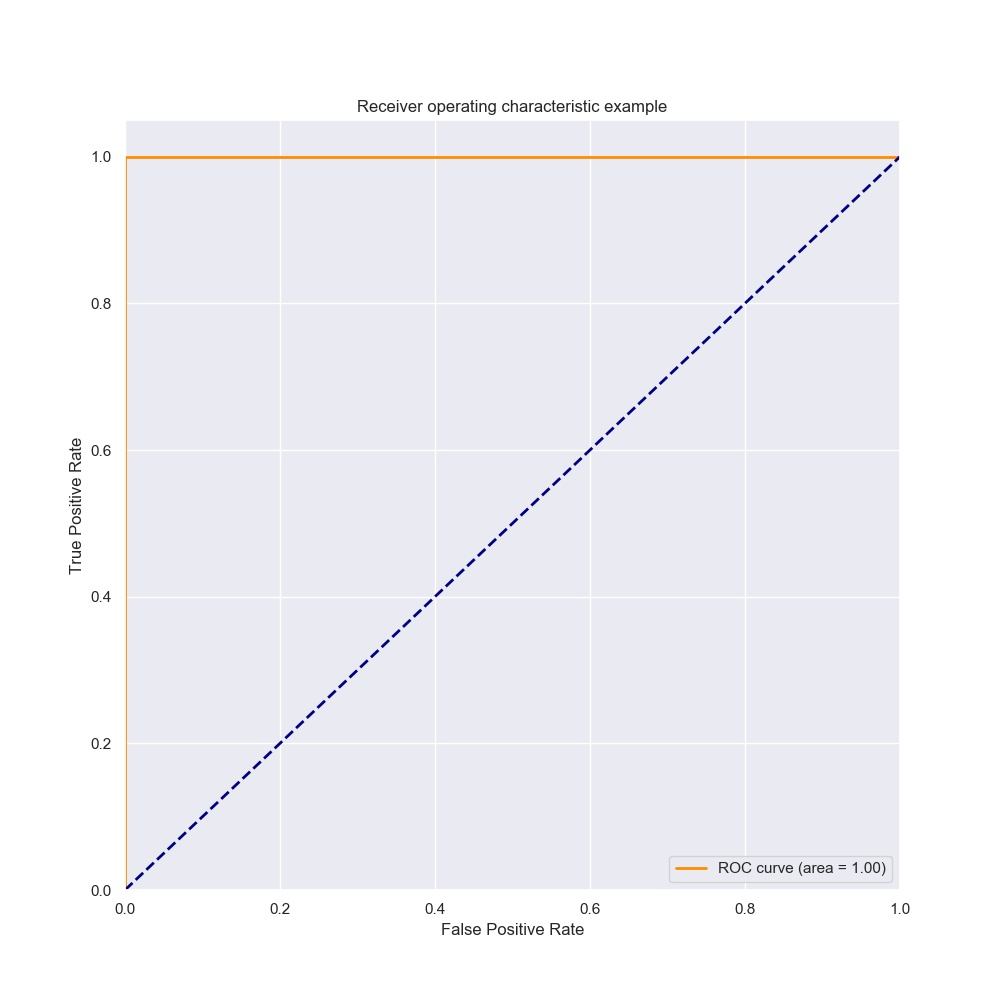

Write Python code to recreate this figure.
import numpy as np
import matplotlib.pyplot as plt
from sklearn.metrics import roc_curve, auc  ###计算roc和auc

# y_test = [0, 1, 0, 1, 1, 0]
# y_score = [24.56, 97.34, 34.65, 91.98, 89.98, 53.87]


def draw_roc(y_test, y_score):
    print("y_test",y_test)
    print("y_score", y_score)
    fpr, tpr, threshold = roc_curve(y_test, y_score)  ###计算真正率和假正率
    roc_auc = auc(fpr, tpr)  ###计算auc的值

    plt.figure()
    lw = 2
    plt.figure(figsize=(10, 10))
    plt.plot(fpr, tpr, color='darkorange',
             lw=lw, label='ROC curve (area = %0.2f)' % roc_auc)  ###假正率为横坐标，真正率为纵坐标做曲线
    plt.plot([0, 1], [0, 1], color='navy', lw=lw, linestyle='--')
    plt.xlim([0.0, 1.0])
    plt.ylim([0.0, 1.05])
    plt.xlabel('False Positive Rate')
    plt.ylabel('True Positive Rate')
    plt.title('Receiver operating characteristic example')
    plt.legend(loc="lower right")
    plt.pause(3)
    # plt.savefig('ROC.jpg')
